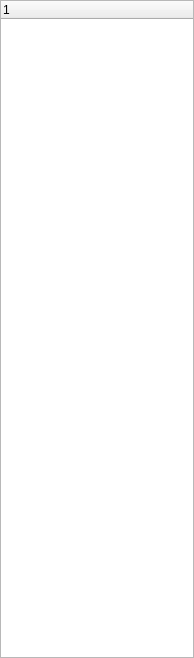
<?xml version="1.0" encoding="UTF-8"?>
<ui version="4.0">
 <class>ScriptsWidget</class>
 <widget class="QWidget" name="ScriptsWidget">
  <property name="geometry">
   <rect>
    <x>0</x>
    <y>0</y>
    <width>194</width>
    <height>658</height>
   </rect>
  </property>
  <property name="windowTitle">
   <string>ScriptsWidget</string>
  </property>
  <layout class="QGridLayout" name="gridLayout">
   <property name="margin">
    <number>0</number>
   </property>
   <item row="0" column="0">
    <widget class="TreeWidget" name="scriptsTreeWidget">
     <property name="editTriggers">
      <set>QAbstractItemView::EditKeyPressed</set>
     </property>
    </widget>
   </item>
  </layout>
 </widget>
 <layoutdefault spacing="6" margin="11"/>
 <customwidgets>
  <customwidget>
   <class>TreeWidget</class>
   <extends>QTreeWidget</extends>
   <header>treewidget.h</header>
  </customwidget>
 </customwidgets>
 <resources/>
 <connections/>
</ui>
